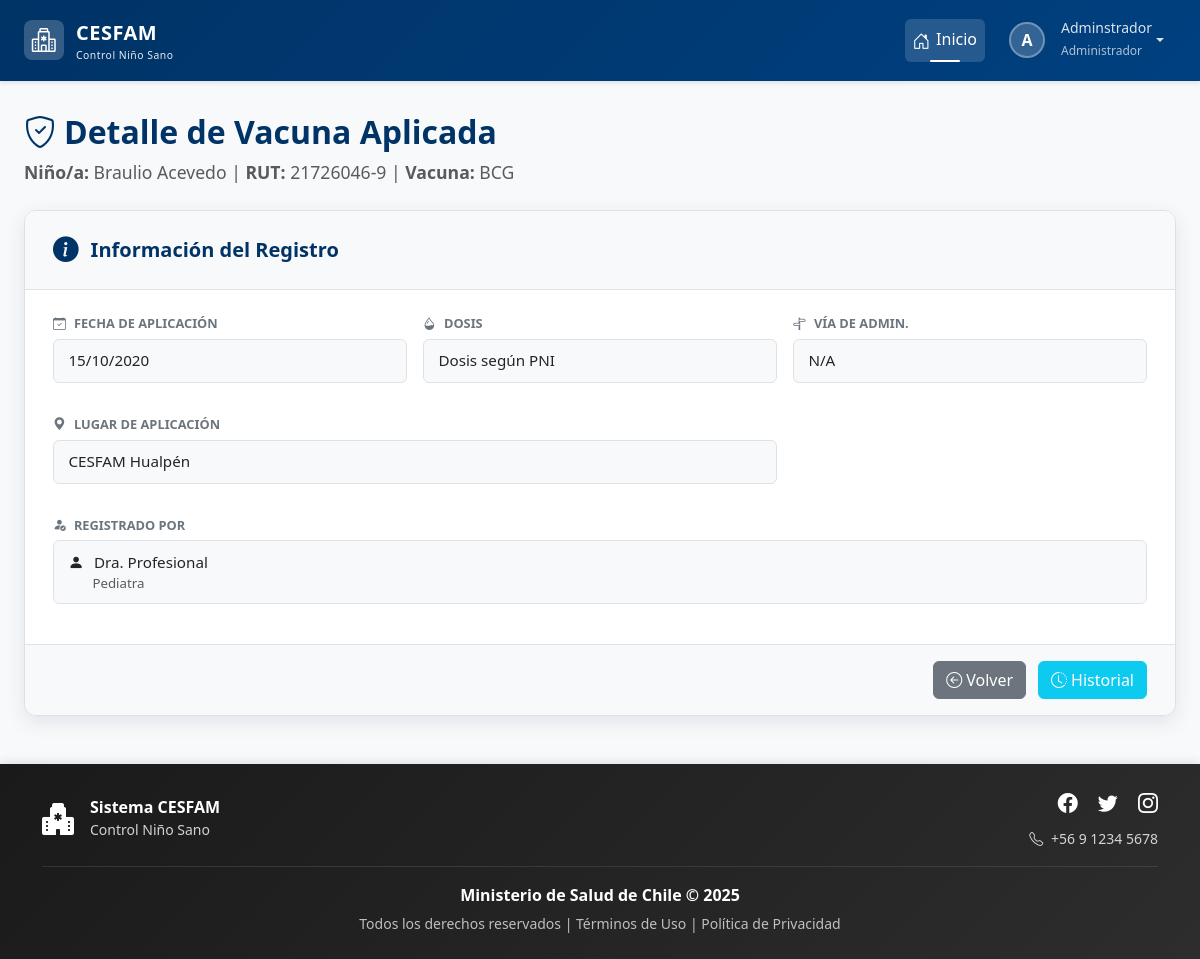
Page /vacunas/ver/305/ (signed in) on the earlier database version.
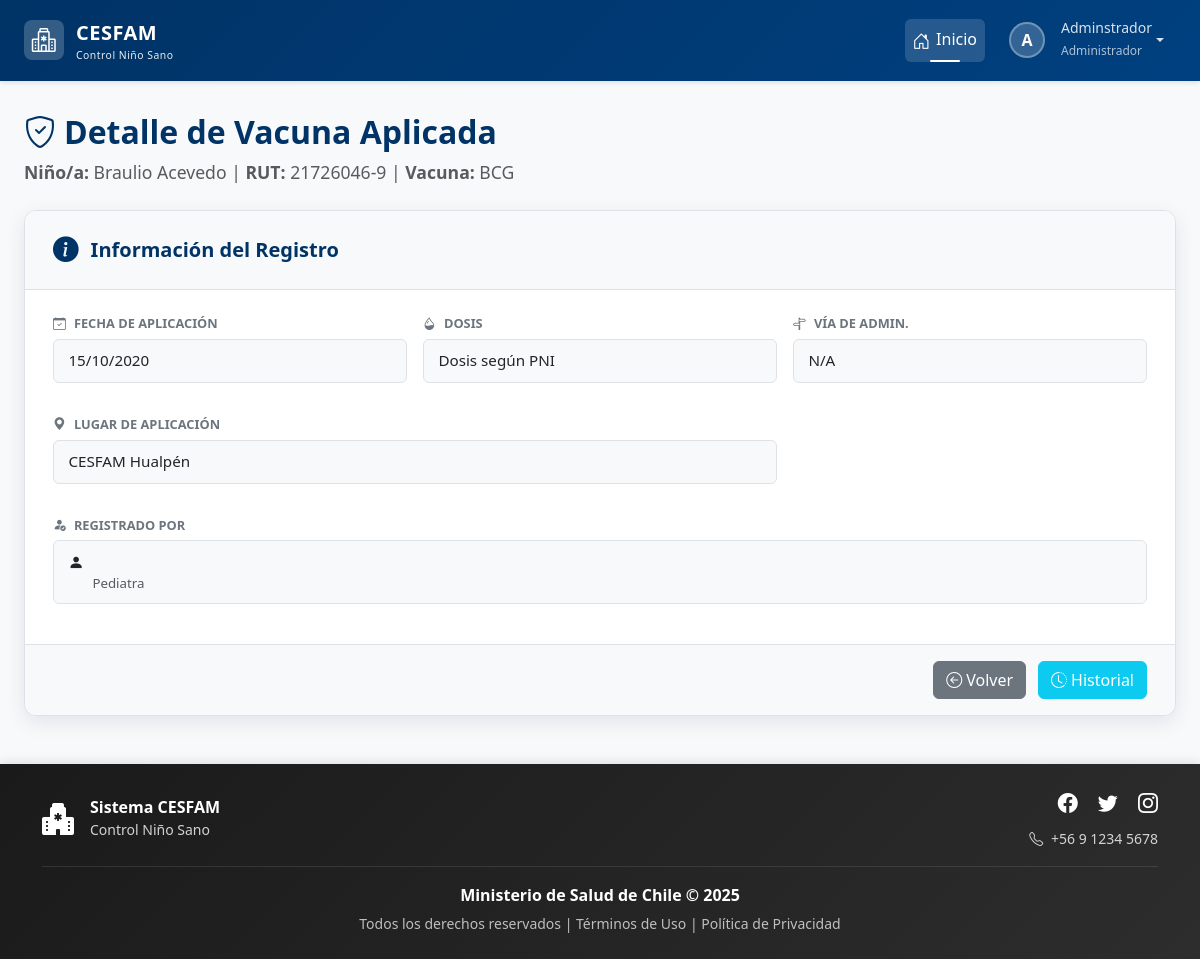
Same page on the later database version.
### control/models.py (models this page shows, shortened)
class VacunaAplicada(models.Model):
    VIA_CHOICES = [
        ('I.D', 'Intradérmica'),
        ('I.M', 'Intramuscular'),
        ('S.C', 'Subcutánea'),
        ('V.O', 'Vía Oral'),
        ('N/A', 'No Aplica'),
    ]
    id = models.AutoField(primary_key=True, db_column='vacuna_aplicada_id')
    nino = models.ForeignKey(Nino, on_delete=models.CASCADE, db_column='rut_nino', related_name='vacunas_aplicadas')
    vacuna = models.ForeignKey(Vacuna, on_delete=models.PROTECT)
    fecha_programada = models.DateField()
    fecha_aplicacion = models.DateField(null=True, blank=True)
    deshabilitado = models.BooleanField(default=False, help_text="Marcar si esta vacuna no aplica o no se realizó.")
    history = HistoricalRecords()
    dosis = models.CharField(max_length=50, null=True, blank=True)
    lugar = models.CharField(max_length=100, null=True, blank=True)
    profesional = models.ForeignKey('login.Profesional', on_delete=models.SET_NULL, null=True, blank=True)
    negacion = models.BooleanField(default=False)
    via = models.CharField(max_length=10, choices=VIA_CHOICES, null=True, blank=True)
    fecha_inoculacion = models.DateField(null=True, blank=True)

class Vacuna(models.Model):
    id = models.AutoField(primary_key=True, db_column='vacuna_id')
    nom_vacuna = models.CharField(max_length=200)
    descripcion = models.CharField(max_length=200, blank=True, null=True)
    meses_programada = models.IntegerField(null=True, blank=True)
    history = HistoricalRecords()

### login/models.py (models this page shows, shortened)
class Profesional(models.Model):
    ESPECIALIDAD_CHOICES = [
        ('Pediatra', 'Pediatra'),
        ('Enfermero/a', 'Enfermero/a'),
        ('Nutricionista', 'Nutricionista'),
        ('Medico General', 'Medico General'),
        ('Matron/a', 'Matron/a'),
    ]
    rut = models.CharField(max_length=10, primary_key=True) # El RUT es la clave
    nombre_completo = models.CharField(max_length=200)
    email = models.EmailField(unique=True)
    especialidad = models.CharField(max_length=30, choices=ESPECIALIDAD_CHOICES, default='Pediatra')
    encargado = models.BooleanField(default=False)
    usuario = models.OneToOneField(Usuario, on_delete=models.SET_NULL, null=True, blank=True, related_name='perfil_profesional')

class Usuario(AbstractBaseUser, PermissionsMixin):
    rut = models.CharField(max_length=10, unique=True)
    nombre_completo = models.CharField(max_length=200)
    email = models.EmailField(unique=True)
    rol = models.ForeignKey(Rol, on_delete=models.PROTECT)
    clave_temporal = models.BooleanField(default=False)
    nombre_completo_norm = models.CharField(
        max_length=200,
        editable=False,
        db_index=True
    )
    activo = models.BooleanField(default=True)
    is_staff = models.BooleanField(default=False) # Necesario para el admin de Django
    fecha_creacion = models.DateTimeField(default=timezone.now)
    objects = UsuarioManager()
    USERNAME_FIELD = 'rut'
    REQUIRED_FIELDS = ['nombre_completo', 'email']

### control/views.py (the view)
# urls.py: path('vacunas/ver/<int:vacuna_aplicada_id>/', views.ver_vacuna, name='ver_vacuna'),
@login_required
def ver_vacuna(request, vacuna_aplicada_id):
    vacuna_aplicada = get_object_or_404(VacunaAplicada, pk=vacuna_aplicada_id)
    nino = vacuna_aplicada.nino
    if request.user.rol.nombre_rol.lower() == 'tutor':
        if not request.user.perfil_tutor.ninos.filter(pk=nino.pk).exists():
            raise PermissionDenied
    contexto = {
        'vacuna_aplicada': vacuna_aplicada,
        'nino': nino
    }
    return render(request, 'control/vacuna/ver_vacuna.html', contexto)

### control/templates/control/vacuna/ver_vacuna.html (shortened to what this page needs)
{% extends 'base.html' %}
{% load static %}
{% block extra_css %}
    <link rel="stylesheet" href="{% static 'css/estilodetalles.css' %}">
{% endblock %}
{% block content %}
<div class="page-header mb-3 animate-fade-in-up">
    <h2><i class="bi bi-shield-check me-2"></i>Detalle de Vacuna Aplicada</h2>
    <p class="text-muted">
        <strong>Niño/a:</strong> {{ nino.nombre }} {{ nino.ap_paterno }} |
        <strong>RUT:</strong> {{ nino.rut_nino }}  |
        <strong>Vacuna:</strong> {{ vacuna_aplicada.vacuna.nom_vacuna }}
    </p>
</div>
<div class="card detail-form-card">
    <div class="detail-form-header">
        <span class="icon"><i class="bi bi-info-circle-fill"></i></span>
        <h5>Información del Registro</h5>
    </div>
    <div class="detail-form-body">
        <div class="form-section" style="animation-delay: 0.1s;">
            <div class="row form-fields-grid g-3">
                <div class="col-md-4 col-sm-6 form-field">
                    <span class="field-label"><i class="bi bi-calendar-check"></i> Fecha de Aplicación</span>
                    <span class="field-value">{{ vacuna_aplicada.fecha_aplicacion|date:"d/m/Y"|default:"<span class='text-muted fst-italic'>No registrada</span>"|safe }}</span>
                </div>
                <div class="col-md-4 col-sm-6 form-field">
                    <span class="field-label"><i class="bi bi-droplet-half"></i> Dosis</span>
                    <span class="field-value">{{ vacuna_aplicada.dosis|default:"N/A" }}</span>
                </div>
                <div class="col-md-4 col-sm-6 form-field">
                    <span class="field-label"><i class="bi bi-signpost-split"></i> Vía de Admin.</span>
                    <span class="field-value">{{ vacuna_aplicada.get_via_display|default:"N/A" }}</span>
                </div>
                <div class="col-md-8 col-sm-6 form-field">
                    <span class="field-label"><i class="bi bi-geo-alt-fill"></i> Lugar de Aplicación</span>
                    <span class="field-value">{{ vacuna_aplicada.lugar|default:"N/A" }}</span>
                </div>
                <div class="col-12 form-field">
                    <span class="field-label"><i class="bi bi-person-fill-check"></i> Registrado por</span>
                    <span class="field-value">
                         {% if vacuna_aplicada.profesional %}
                             <i class="bi bi-person-fill"></i> {{ vacuna_aplicada.profesional.usuario.nombre_completo }}
                             <small class="text-muted d-block ps-4">{{ vacuna_aplicada.profesional.especialidad|default:"" }}</small>
                         {% else %}
                             <span class='text-muted fst-italic'>No especificado</span>
                         {% endif %}
                    </span>
                </div>
            </div>
        </div>
    </div> <div class="detail-card-footer">
        <a href="{% url 'control:detalle_nino' nino.rut_nino %}#vacunas-pane" class="btn btn-secondary">
            <i class="bi bi-arrow-left-circle me-1"></i>Volver
        </a>
        {% if request.user.rol.nombre_rol|lower == 'administrador' %}
            <a href="{% url 'control:historial_vacuna' vacuna_aplicada.id %}" class="btn btn-info text-white">
                <i class="bi bi-clock-history me-1"></i>Historial
            </a>
        {% endif %}
    </div>
</div> {% endblock %}

Differences in the rows shown:
changed through a linked row, VacunaAplicada "Dosis según PNI": profesional.usuario.nombre_completo "Dra. Profesional" → (not shown)
